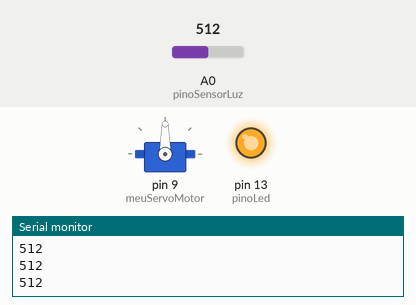
Recording of a sketch running on a simulated Arduino Uno, built with avr-gcc and run on an emulated ATmega328P. Shown: servo, output pins drawn as LEDs (lit = HIGH), the last lines printed to the serial monitor. The inputs (shaded band) are chosen by the test bench; at power-on: A0 (pinoSensorLuz) = 512.

Above: at 1.2 s.
1.3 s: A0 (pinoSensorLuz) set to 410
2.8 s: A0 (pinoSensorLuz) set to 385
At 2.97 s:
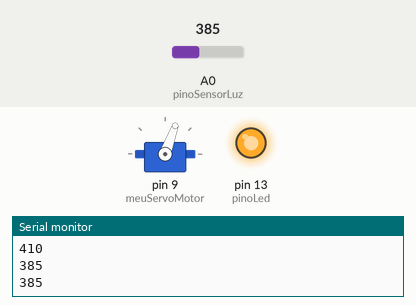
5.8 s: A0 (pinoSensorLuz) set to 511
At 6.8 s:
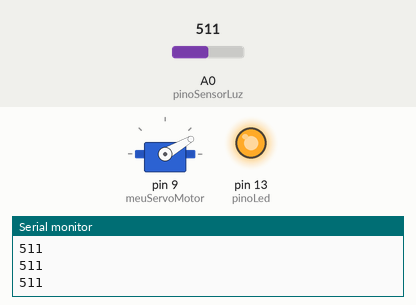
Timing chart, 0 to 8.8 s (numbered marks = the images above; inputs shaded):
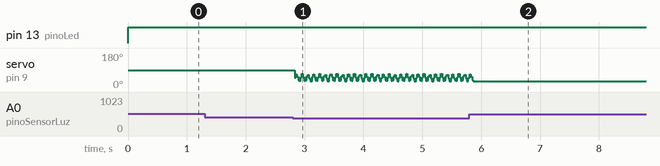

Measured:
- the behaviour switches between 400 and 399 on A0 (pinoSensorLuz) (found by bisection; images 0 and 1)

The sketch:

servo.ino
```cpp
//Desenvolvido por: Prô Rodrigo Terra
//MakerZine - www.makerzine.com.br
//14 de abril de 2020
#include <Servo.h>
int pinoLed = 13;
int pinoSensorLuz = A0;
int valorLuz = 0;
Servo meuServoMotor;
void setup() {
  pinMode(pinoLed, OUTPUT);
  Serial.begin(9600);
}
void loop() {
  valorLuz = analogRead(pinoSensorLuz); // Faz a leitura do sensor e armazena o valor na variável "valorLuz"
  Serial.println(valorLuz); // Mostra no visor serial o valor medido pelo sensor luminoso
  meuServoMotor.attach(9);
  if (valorLuz < 400)
  {
    for(int angulo=30; angulo<=70; angulo++) { // Aqui o ângulo do eixo do servo motor irá aumentar,
      meuServoMotor.write(angulo); //o que significa que seu digitador ira abaixar.
      delay(1);
    }
    for(int angulo=70; angulo>=30; angulo--) { // Aqui o ângulo do eixo do servo motor irá diminuir
      meuServoMotor.write(angulo); //o que significa que seu digitador ira voltar para a posição inicial.
      delay(1);
    }
    delay(10);
  }
  else {
    digitalWrite(pinoLed, HIGH); // Não tem função, coloquei apenas para verificar a condição
  } // do if ser negativo.
}
```
